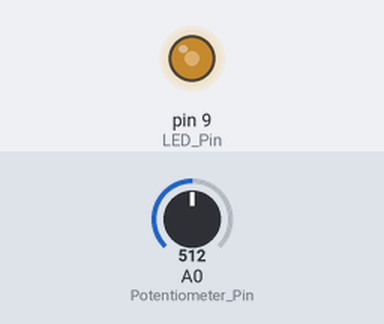
A sketch run on a simulated Arduino Uno, built with avr-gcc and run on an emulated ATmega328P. Parts: output pins drawn as LEDs (lit = HIGH). The test bench sets the inputs (shaded band); at power-on: A0 (Potentiometer_Pin) = 512.

Above: at 1.2 s.
1.3 s: A0 (Potentiometer_Pin) set to 716
At 2.5 s:
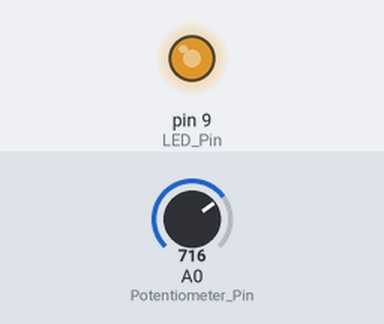
2.8 s: A0 (Potentiometer_Pin) set to 900
At 3.7 s:
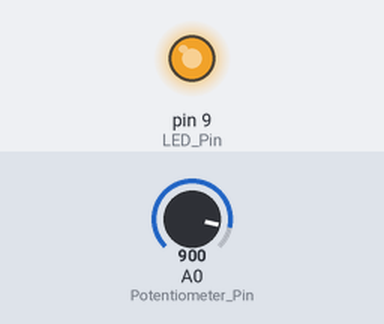
4.3 s: A0 (Potentiometer_Pin) set to 122
At 4.9 s:
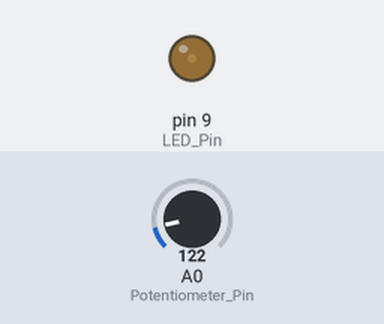
5.8 s: A0 (Potentiometer_Pin) set to 0
At 7.0 s:
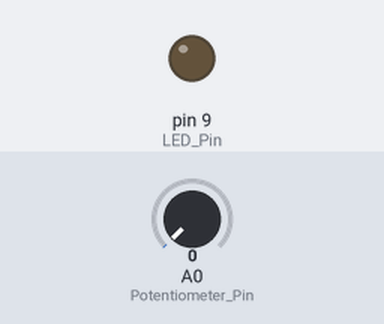
7.3 s: A0 (Potentiometer_Pin) set to 511
At 8.4 s:
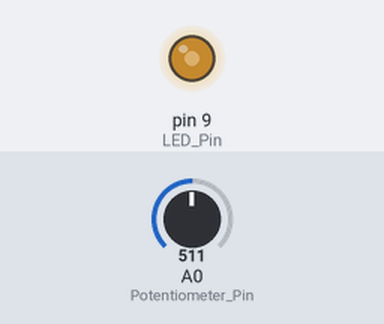
Timing chart, 0 to 9.8 s (numbered marks = the images above; inputs shaded):
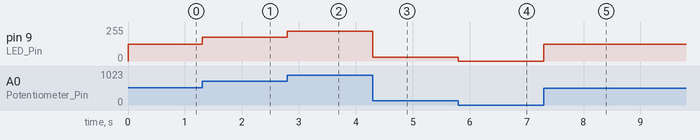

Measured:
- after the input at 1.3 s, pin 9 (LED_Pin): 127/255 → 178/255 at once
- after the input at 2.8 s, pin 9 (LED_Pin): 178/255 → 224/255 at once
- after the input at 4.3 s, pin 9 (LED_Pin): 224/255 → 30/255 at once
- after the input at 5.8 s, pin 9 (LED_Pin): 30/255 → 0/255 at once
- after the input at 7.3 s, pin 9 (LED_Pin): 0/255 → 127/255 at once

The sketch:

Lab_5.ino
```cpp
const int Potentiometer_Pin = A0;
const int LED_Pin = 9;
void setup() {
  // put your setup code here, to run once:
  Serial.begin(9600);
  pinMode(Potentiometer_Pin,INPUT);
  pinMode(LED_Pin,OUTPUT);
}

void loop() {
  // put your main code here, to run repeatedly:
    long potentiometer_value = analogRead(Potentiometer_Pin);

    long LED_Value = map(potentiometer_value,0,1023,0,255);
    analogWrite(LED_Pin,LED_Value );
    delay(1);
}
```
